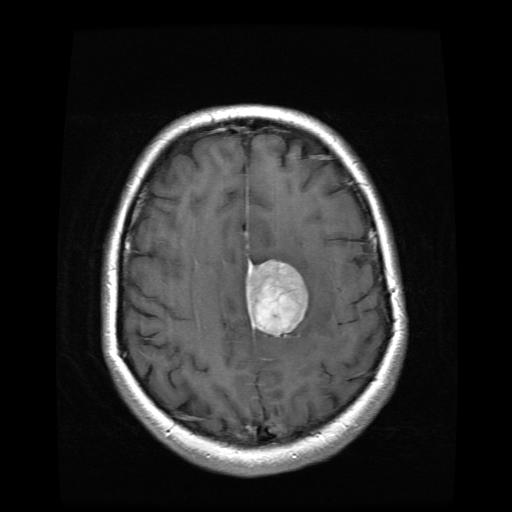
#> input picture tumor.jpg, 512 x 512 px
$ jupyter execute --allow-errors 'image thresholding.ipynb'   (older library calls are emulated)
#> lines starting #> are read from the running program, lines starting #| are printed output that depends on the picture
[cell 1]
import time
import numpy as np
import scipy as sp
import matplotlib.pyplot as plt
import cv2
import numpy as np
from matplotlib import pyplot as plt

from sklearn.feature_extraction import image
from sklearn.cluster import spectral_clustering

img = cv2.imread('brain.tif',0)

# Resize it to 10% of the original size to speed up the processing
#> (the rest of this cell did not finish here and is left out)

#> (a cell that did not finish here is left out)

#> (a cell that did not finish here is left out)

#> (a cell that did not finish here is left out)

[cell 5]
from numpy import array
from scipy.misc import toimage
#> (the rest of this cell did not finish here and is left out)

[cell 6]
import cv2 as cv
import numpy as np
from matplotlib import pyplot as plt
img = cv.imread('brain.tif',0)
#> (the rest of this cell did not finish here and is left out)

[cell 7]
import cv2 as cv
import numpy as np
from matplotlib import pyplot as plt
img = cv.imread('brain.tif',0)

import cv2
import numpy as np

retval, threshold = cv2.threshold(img,127,255,cv2.THRESH_BINARY)
#> (the rest of this cell did not finish here and is left out)

[cell 8]
from __future__ import print_function
import cv2 as cv
import argparse
max_value = 255
max_type = 4
max_binary_value = 255
trackbar_type = 'Type: \n 0: Binary \n 1: Binary Inverted \n 2: Truncate \n 3: To Zero \n 4: To Zero Inverted'
trackbar_value = 'Value'
window_name = 'Threshold Demo'
def Threshold_Demo(val):
    #0: Binary
    #1: Binary Inverted
    #2: Threshold Truncated
    #3: Threshold to Zero
    #4: Threshold to Zero Inverted
    threshold_type = cv.getTrackbarPos(trackbar_type, window_name)
    threshold_value = cv.getTrackbarPos(trackbar_value, window_name)
    _, dst = cv.threshold(src_gray, threshold_value, max_binary_value, threshold_type )
    cv.imshow(window_name, dst)
parser = argparse.ArgumentParser(description='Code for Basic Thresholding Operations tutorial.')
#parser.add_argument('--input', help='Path to input image.', default='../data/stuff.jpg')
#args = parser.parse_args()
src = cv.imread('tumor.jpg')
#> src is the input picture: shape (512, 512, 3); min 0, max 255, mean 40.7

#im_gray = cv2.imread("tumor.jpg", cv2.IMREAD_GRAYSCALE)
#im_color = cv2.applyColorMap(im_gray, cv2.COLORMAP_JET)
if src is None:
    print('Could not open or find the image: ', args.input)
    exit(0)
# Convert the image to Gray
src_gray = cv.applyColorMap(src, cv.COLORMAP_HSV)
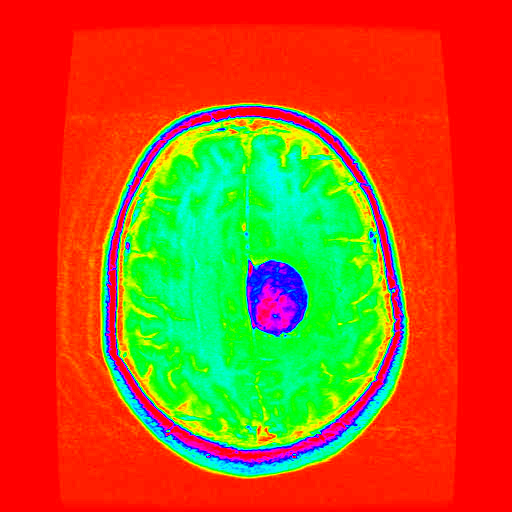
#> src_gray: shape (512, 512, 3); mean B, G, R 31, 89.5, 186.7
cv.namedWindow(window_name)
cv.createTrackbar(trackbar_type, window_name , 3, max_type, Threshold_Demo)
# Create Trackbar to choose Threshold value
cv.createTrackbar(trackbar_value, window_name , 0, max_value, Threshold_Demo)
#> slider 'Value' is set to 85
# Call the function to initialize
Threshold_Demo(0)
#> in Threshold_Demo, `_, dst = cv.threshold(src_gray, threshold_value, max_binary_value, thr..`:
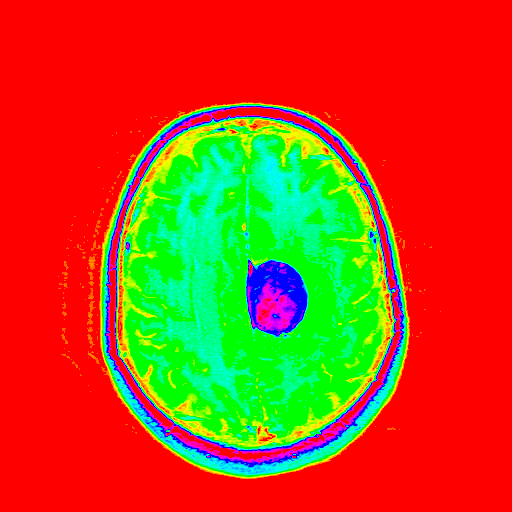
#> dst: shape (512, 512, 3); mean B, G, R 26.5, 75.2, 185
# Wait until user finishes program
cv.waitKey()

$ run again, with yourNewImage.jpg copied over tumor.jpg
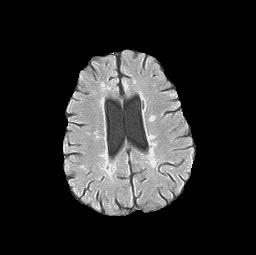
#> input picture yourNewImage.jpg, 256 x 255 px
#> src is the input picture: shape (255, 256, 3); min 0, max 239, mean 41.5
#> `src_gray = cv.applyColorMap(src, cv.COLORMAP_HSV)`:
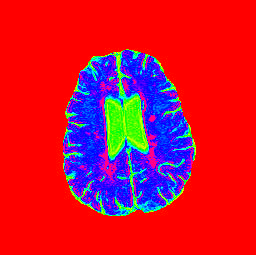
#> src_gray: shape (255, 256, 3); mean B, G, R 52.9, 21.2, 203.8
#> in Threshold_Demo, `_, dst = cv.threshold(src_gray, threshold_value, max_binary_value, thr..`:
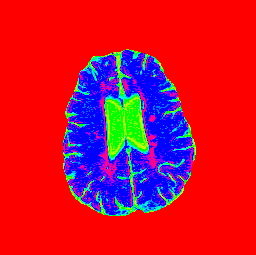
#> dst: shape (255, 256, 3); mean B, G, R 52.7, 19, 200.1
